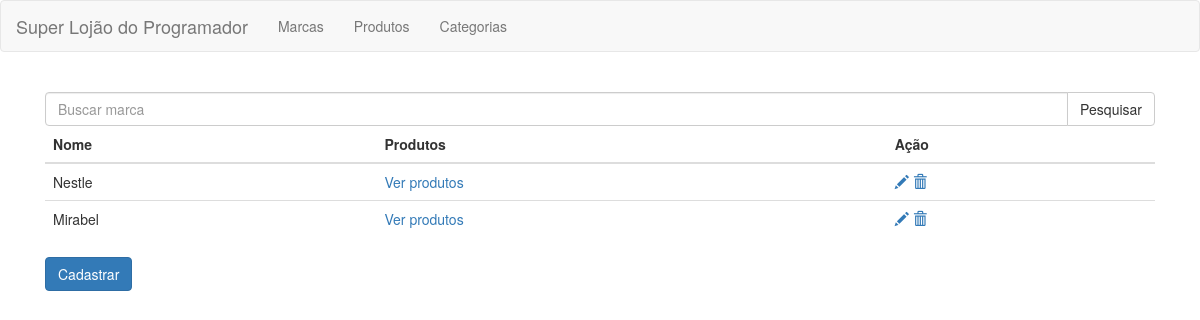
Page /marca/listar/ on the earlier database version.
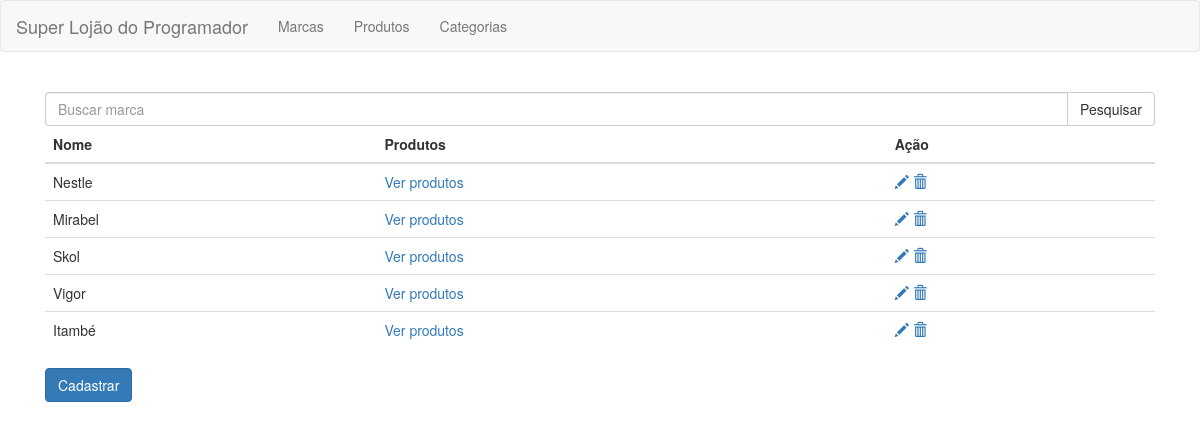
Same page on the later database version.
### apps/app/models.py (models this page shows, shortened)
class Marca(models.Model):
    nome = models.CharField(max_length=50, null=False)

### apps/app/views.py (the view)
# urls.py: path("marca/listar/", views.listar_marca, name="listar_marca"),
def listar_marca(request, template_name="marca/marca_list.html"):
    query = request.GET.get("busca")
    if query:
        marca = Marca.objects.filter(nome__iexact=query)
    else:
        marca = Marca.objects.all()
    marcas = {"lista": marca}
    return render(request, template_name, marcas)

### templates/marca/marca_list.html (shortened to what this page needs)
{% extends 'base.html'%}
{% block content %}
<form method="get">
  <div class="col-lg-12">
    <div class="input-group">
      <input type="text" class="form-control" name="busca" placeholder="Buscar marca">
      <span class="input-group-btn">
        <button class="btn btn-default" type="submit">Pesquisar</button>
      </span>
    </div>
  </div>
</form>
<div class="col-lg-12">
  <table class="table">
    <thead>
      <tr>
        <th>Nome</th>
        <th>Produtos</th>
        <th>Ação</th>
      </tr>
    </thead>
    <tbody>
      {% for marca in lista %}
      <tr>
        <td>{{ marca.nome }}</td>
        <td><a href="{% url 'marca_produto' pk=marca.pk %}">Ver produtos</a></td>
        <td>
          <a href="{% url 'editar_marca' pk=marca.pk %}">
            <span class="glyphicon glyphicon-pencil"></span>
          </a>
          <a href="{% url 'remover_marca' pk=marca.pk %}">
            <span class="glyphicon glyphicon-trash"></span>
          </a>
        </td>
      </tr>
      {% endfor %}
    </tbody>
  </table>
  <a href="{% url 'cadastrar_marca' %}">
    <button type="submit" class="btn btn-primary">
      Cadastrar
    </button>
  </a>
</div>
{% endblock content %}

Differences in the rows shown:
added Marca: nome "Skol"
added Marca: nome "Vigor"
added Marca: nome "Itambé"
